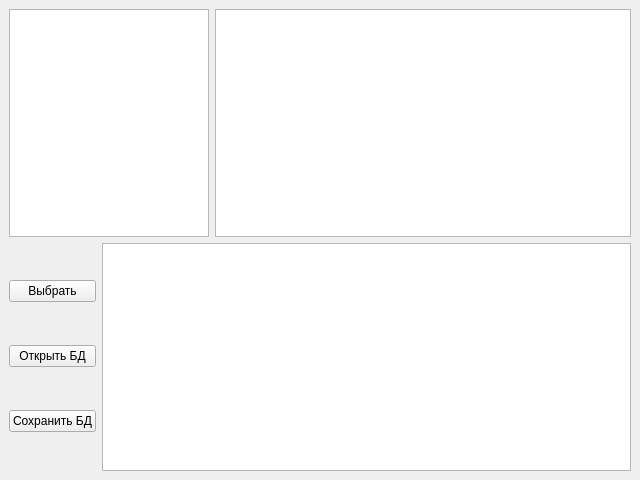
<?xml version="1.0" encoding="UTF-8"?>
<ui version="4.0">
 <class>MainWindow</class>
 <widget class="QMainWindow" name="MainWindow">
  <property name="geometry">
   <rect>
    <x>0</x>
    <y>0</y>
    <width>640</width>
    <height>480</height>
   </rect>
  </property>
  <property name="windowTitle">
   <string>MainWindow</string>
  </property>
  <widget class="QWidget" name="centralwidget">
   <layout class="QVBoxLayout" name="verticalLayout_2">
    <item>
     <layout class="QHBoxLayout" name="horizontalLayout_2">
      <item>
       <widget class="QTableView" name="tableView_3">
        <property name="enabled">
         <bool>true</bool>
        </property>
        <property name="maximumSize">
         <size>
          <width>200</width>
          <height>16777215</height>
         </size>
        </property>
       </widget>
      </item>
      <item>
       <widget class="QTableView" name="tableView"/>
      </item>
     </layout>
    </item>
    <item>
     <layout class="QHBoxLayout" name="horizontalLayout">
      <item>
       <layout class="QVBoxLayout" name="verticalLayout">
        <item>
         <widget class="QPushButton" name="pushButton">
          <property name="text">
           <string>Выбрать</string>
          </property>
         </widget>
        </item>
        <item>
         <widget class="QPushButton" name="pushButton_2">
          <property name="text">
           <string>Открыть БД</string>
          </property>
         </widget>
        </item>
        <item>
         <widget class="QPushButton" name="pushButton_3">
          <property name="text">
           <string>Сохранить БД</string>
          </property>
         </widget>
        </item>
       </layout>
      </item>
      <item>
       <widget class="QTableView" name="tableView_2"/>
      </item>
     </layout>
    </item>
   </layout>
  </widget>
 </widget>
 <resources/>
 <connections/>
</ui>
